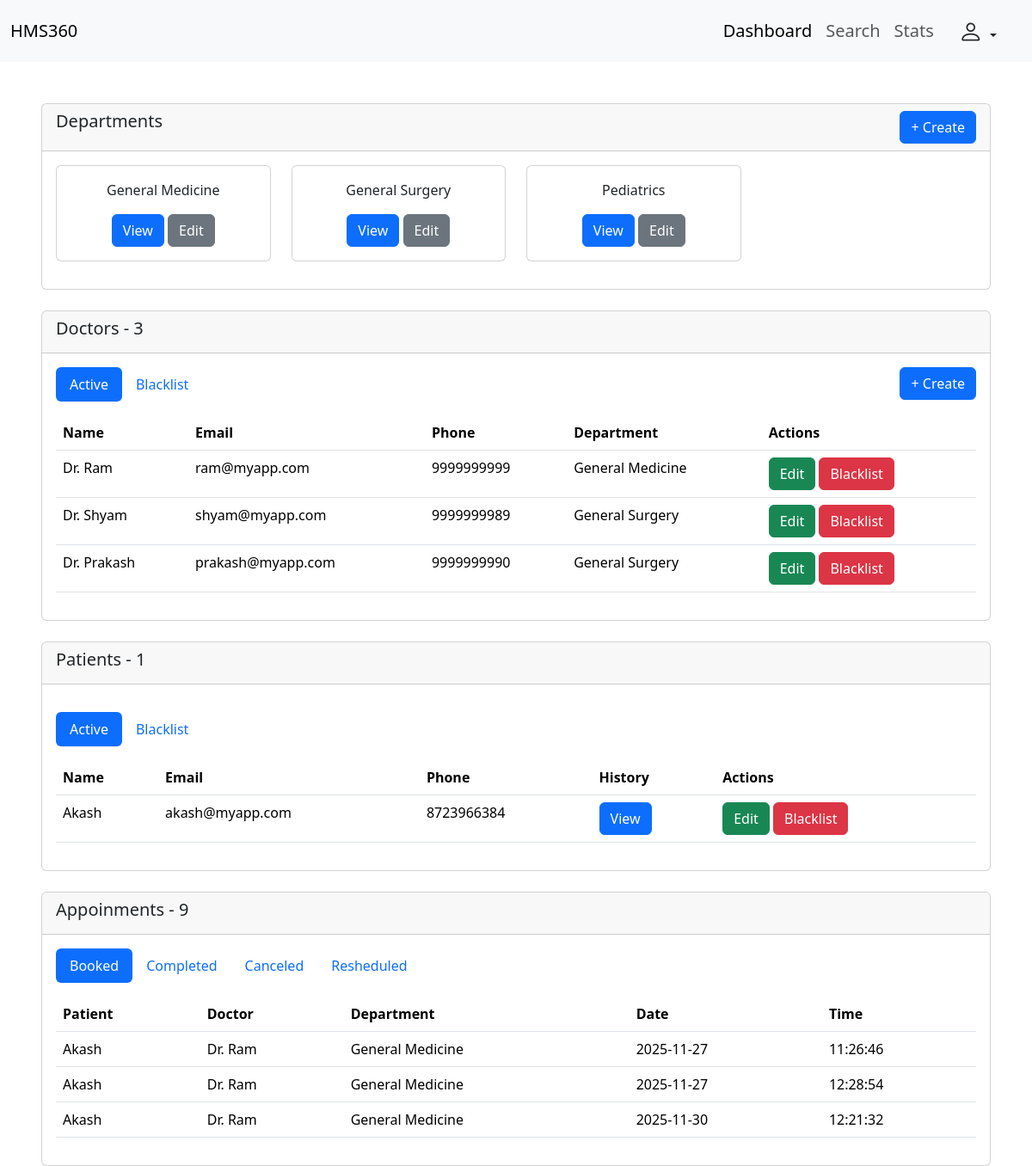
The page /admin/dashboard (signed in) on the database its author committed.
### backend/models.py (models this page shows, shortened)
class Department(db.Model):
    __tablename__ = "department"
    id  = db.Column(db.Integer , primary_key = True , autoincrement = True)
    name = db.Column(db.String , nullable = False, unique = True)
    description = db.Column(db.String , nullable = False)
    doc_registered = db.Column(db.Integer)
    doctors = db.relationship("Doctor", backref = "department")
    appointments = db.relationship("Appointment", backref = "department")

class Doctor(db.Model , UserMixin):
    __tablename__ = "doctor"
    id  = db.Column(db.Integer , primary_key = True , autoincrement = True)
    name = db.Column(db.String , nullable = False)
    email = db.Column(db.String, unique = True , nullable = False)
    password = db.Column(db.String, nullable = False)
    phone = db.Column(db.String, nullable = False)
    status = db.Column(db.String, nullable =False, default='Active')
    dept_id = db.Column(db.Integer, db.ForeignKey ("department.id"), nullable = False)
    appointments = db.relationship("Appointment", backref = "doctor")

class Patient(db.Model , UserMixin):
    __tablename__ = "patient"
    id  = db.Column(db.Integer , primary_key = True , autoincrement = True)
    name = db.Column(db.String , nullable = False)
    email = db.Column(db.String, unique = True , nullable = False)
    password = db.Column(db.String, nullable = False)
    phone = db.Column(db.String, nullable =False)
    status = db.Column(db.String, nullable =False, default='Active')
    created_appointments = db.relationship("Appointment", backref = "patient")

class Appointment(db.Model):
    __tablename__ = "appointment"
    id  = db.Column(db.Integer , primary_key = True , autoincrement = True)
    pat_id = db.Column(db.Integer, db.ForeignKey ("patient.id"), nullable = False)
    doc_id = db.Column(db.Integer, db.ForeignKey ("doctor.id"), nullable = False)
    dept_id = db.Column(db.Integer, db.ForeignKey ("department.id"), nullable = False)
    date = db.Column(db.Date, default=datetime.date.today, nullable = False)
    time = db.Column(db.Time, default=lambda: datetime.datetime.now().time(), nullable = False)
    status = db.Column(db.String, nullable = False, default='Booked')
    treatments = db.relationship("Treatment", backref = "appointment")

### backend/routes.py (the view)
@app.route("/admin/dashboard" , methods=["GET" , "POST"])
@login_required
def admin_dashboard():
    docs = db.session.query(Doctor).all()
    depts = db.session.query(Department).all()
    booked_appoint = db.session.query(Appointment).filter_by(status="Booked").all()
    completed_appoint = db.session.query(Appointment).filter_by(status="Completed").all()
    canceled_appoint = db.session.query(Appointment).filter_by(status="Canceled").all()
    resheduled_appoint = db.session.query(Appointment).filter_by(status="Resheduled").all()
    active_pat = db.session.query(Patient).filter_by(status="Active").all()
    blacklist_pat = db.session.query(Patient).filter_by(status="Blacklist").all()
    active_doc = db.session.query(Doctor).filter_by(status="Active").all()
    blacklist_doc = db.session.query(Doctor).filter_by(status="Blacklist").all()
    total_doctors = Doctor.query.count()
    total_patients = Patient.query.count()
    total_appointments = Appointment.query.count()
    return render_template("/admin/dashboard.html" , current_admin = current_user, all_docs = docs, all_depts = depts,
                            booked_appoint = booked_appoint, completed_appoint = completed_appoint, canceled_appoint = canceled_appoint,
                            resheduled_appoint = resheduled_appoint, active_pat = active_pat, blacklist_pat = blacklist_pat,
                            active_doc = active_doc, blacklist_doc = blacklist_doc, total_doctors=total_doctors, total_patients=total_patients,
                            total_appointments=total_appointments)

### app.py (called while the page is built)
def create_app():
    app = Flask(__name__)
    app.config["SQLALCHEMY_DATABASE_URI"] = "sqlite:///Hospital_db.sqlite3"
    db.init_app(app)
    app.config["SECRET_KEY"] = "Thisismysecret"
    login_manager = LoginManager(app)
    @login_manager.user_loader
    def load_user(email):
        return db.session.query(Patient).filter_by(email = email).first() or \
        db.session.query(Admin).filter_by(email = email).first() or \
        db.session.query(Doctor).filter_by(email = email).first()
    app.app_context().push()
    db.create_all()
    return app

### templates/admin/dashboard.html (shortened to what this page needs)
<!DOCTYPE html>
<html lang="en">
<head>
    <link href="https://cdn.jsdelivr.net/npm/bootstrap@5.3.7/dist/css/bootstrap.min.css" rel="stylesheet"
>
        <link rel="stylesheet" href="https://cdn.jsdelivr.net/npm/bootstrap-icons@1.13.1/font/bootstrap-icons.min.css">
</head>
<body>
    <nav class="navbar navbar-expand-lg bg-body-tertiary">
        <div class="container-fluid">
            <a class="navbar-brand fs-5" href="#">HMS360</a>
            <div class="collapse navbar-collapse" id="navbarNav">
                <ul class="navbar-nav ms-auto fs-5">
                    <li class="nav-item">
                        <a class="nav-link active" aria-current="page" href="#">Dashboard</a>
                    </li>
                    <li class="nav-item">
                        <a class="nav-link" href="#">Search</a>
                    </li>
                    <li class="nav-item">
                        <a class="nav-link" href="#">Stats</a>
                    </li>
                </ul>
                <div class="dropdown me-3 ms-2">
                    <button class="btn dropdown-toggle" type="button" data-bs-toggle="dropdown" aria-expanded="false">
                        <i class="bi bi-person fs-3"></i>
                    </button>
                </div>
            </div>
        </div>
    </nav>
    <div class="card mt-5 ms-5 me-5">
        <div class="card-header">
            <div class="d-flex d-inline">
                <h5>Departments</h5>
                <button type="button" class="btn btn-primary ms-auto" data-bs-toggle="modal"
                    data-bs-target="#Department-create-form">
                    + Create
                </button>
            </div>
        </div>
        <div class="card-body">
            <div class="row">
                {% for dept in all_depts %}
                <div class="col-3 mb-3">
                    <div class="card text-center">
                        <div class="card-body">
                            <p>{{dept.name}}</p>
                            <button class="btn btn-primary" data-bs-toggle="modal" data-bs-target="#view-department-{{dept.id}}">View</button>
                            <button class="btn btn-secondary" data-bs-toggle="modal" data-bs-target="#edit-department-{{dept.id}}">Edit</button>
                        </div>
                    </div>
                </div>
                {% endfor %}
            </div>
        </div>
    </div>
    <div class="card mt-4 ms-5 me-5">
        <div class="card-header">
            <h5>Doctors - {{ total_doctors }}</h5>
        </div>
        <div class="card-body">
            <ul class="nav nav-pills mb-3" id="pills-tab" role="tablist">
                <li class="nav-item" role="presentation">
                    <button class="nav-link active" id="active-doc-tab" data-bs-toggle="pill" data-bs-target="#active-doc"
                        type="button" role="tab" aria-controls="active-doc" aria-selected="true">Active</button>
                </li>
                <li class="nav-item" role="presentation">
                    <button class="nav-link" id="blacklist-doc-tab" data-bs-toggle="pill" data-bs-target="#blacklist-doc"
                        type="button" role="tab" aria-controls="blacklist-doc" aria-selected="false">Blacklist</button>
                </li>
                <li class="nav-item ms-auto">
                    <button type="button" class="btn btn-primary" data-bs-toggle="modal"
                        data-bs-target="#doctor-create-form">
                        + Create
                    </button>
                </li>
            </ul>
            <div class="tab-content" id="pills-tabContent">
                <div class="tab-pane fade show active" id="active-doc" role="tabpanel" aria-labelledby="active-doc-tab"
                    tabindex="0">
                    <table class="table">
                        <thead>
                            <tr>
                                <th scope="col">Name</th>
                                <th scope="col">Email</th>
                                <th scope="col">Phone</th>
                                <th scope="col">Department</th>
                                <th scope="col">Actions</th>
                            </tr>
                        </thead>
                        <tbody>
                            {% for doc in active_doc %}
                            <tr>
                                <td>{{doc.name}}</td>
                                <td>{{doc.email}}</td>
                                <td>{{doc.phone}}</td>
                                <td>{{doc.department.name}}</td>
                                <td>
                                    <button class="btn btn-success" data-bs-toggle="modal"
                                        data-bs-target="#edit-doc-{{doc.id}}">
                                        Edit
                                    </button>
                                    <button class="btn btn-danger" data-bs-toggle="modal"
                                        data-bs-target="#blacklist-doc-{{doc.id}}">
                                        Blacklist
                                    </button>
                                </td>
                            </tr>
                            {% endfor %}
                        </tbody>
                    </table>
                </div>
            </div>
        </div>
    </div>
    <div class="card mt-4 ms-5 me-5">
        <div class="card-header d-flex justify-content-between align-items-center mb-3">
            <h5>Patients - {{ total_patients }}</h5>
        </div>
        <div class="card-body">
            <ul class="nav nav-pills mb-3" id="pills-tab" role="tablist">
                <li class="nav-item" role="presentation">
                    <button class="nav-link active" id="active-pat-tab" data-bs-toggle="pill"
                        data-bs-target="#active-pat" type="button" role="tab" aria-controls="active-pat"
                        aria-selected="true">Active</button>
                </li>
                <li class="nav-item" role="presentation">
                    <button class="nav-link" id="blacklist-pat-tab" data-bs-toggle="pill"
                        data-bs-target="#blacklist-pat" type="button" role="tab" aria-controls="blacklist-pat"
                        aria-selected="false">Blacklist</button>
                </li>
            </ul>
            <div class="tab-content" id="pills-tabContent">
                <div class="tab-pane fade show active" id="active-pat" role="tabpanel"
                    aria-labelledby="active-pat-tab" tabindex="0">
                    <table class="table">
                        <thead>
                            <tr>
                                <th scope="col">Name</th>
                                <th scope="col">Email</th>
                                <th scope="col">Phone</th>
                                <th scope="col">History</th>
                                <th scope="col">Actions</th>
                            </tr>
                        </thead>
                        <tbody>
                            {% for ap in active_pat %}
                            <tr>
                                <td>{{ap.name}}</td>
                                <td>{{ap.email}}</td>
                                <td>{{ap.phone}}</td>
                                <td>
                                    <a href="{{ url_for('admin_patient_history', patient_id=ap.id) }}" class="btn btn-primary">
                                        View
                                    </a>
                                </td>
                                <td>
                                    <button class="btn btn-success" data-bs-toggle="modal" data-bs-target="#edit-pat-{{ap.id}}">
                                        Edit
                                    </button>
                                    <button class="btn btn-danger" data-bs-toggle="modal" data-bs-target="#blacklist-pat-{{ap.id}}">
                                        Blacklist
                                    </button>
                                </td>
                            </tr>
                            {% endfor %}
                        </tbody>
                    </table>
                </div>
            </div>
        </div>
    </div>
    <div class="card mt-4 ms-5 me-5">
        <div class="card-header">
            <h5>Appoinments - {{ total_appointments }}</h5>
        </div>
        <div class="card-body">
            <ul class="nav nav-pills mb-3" id="pills-tab" role="tablist">
                <li class="nav-item" role="presentation">
                    <button class="nav-link active" id="booked-appoint-tab" data-bs-toggle="pill"
                        data-bs-target="#booked-appoint" type="button" role="tab" aria-controls="booked-appoint"
                        aria-selected="true">Booked</button>
                </li>
                <li class="nav-item" role="presentation">
                    <button class="nav-link" id="completed-appoint-tab" data-bs-toggle="pill"
                        data-bs-target="#completed-appoint" type="button" role="tab" aria-controls="completed-appoint"
                        aria-selected="false">Completed</button>
                </li>
                <li class="nav-item" role="presentation">
                    <button class="nav-link" id="canceled-appoint-tab" data-bs-toggle="pill"
                        data-bs-target="#canceled-appoint" type="button" role="tab" aria-controls="canceled-appoint"
                        aria-selected="false">Canceled</button>
                </li>
                <li class="nav-item" role="presentation">
                    <button class="nav-link" id="resheduled-appoint-tab" data-bs-toggle="pill"
                        data-bs-target="#resheduled-appoint" type="button" role="tab" aria-controls="resheduled-appoint"
                        aria-selected="false">Resheduled</button>
                </li>
            </ul>
            <div class="tab-content" id="pills-tabContent">
                <div class="tab-pane fade show active" id="booked-appoint" role="tabpanel"
                    aria-labelledby="booked-appoint-tab" tabindex="0">
                    <table class="table">
                        <thead>
                            <tr>
                                <th scope="col">Patient</th>
                                <th scope="col">Doctor</th>
                                <th scope="col">Department</th>
                                <th scope="col">Date</th>
                                <th scope="col">Time</th>
                            </tr>
                        </thead>
                        <tbody>
                            {% for ba in booked_appoint %}
                            <tr>
                                <td>{{ba.patient.name}}</td>
                                <td>{{ba.doctor.name}}</td>
                                <td>{{ba.department.name}}</td>
                                <td>{{ba.date}}</td>
                                <td>{{ba.time}}</td>
                            </tr>
                            {% endfor %}
                        </tbody>
                    </table>
                </div>
            </div>
        </div>
    </div>
</body>
</html>

### rows shown on the page
Department: name "General Medicine"
Department: name "General Surgery"
Department: name "Pediatrics"
Doctor: name "Dr. Ram", email "ram@myapp.com", phone "9999999999", department.name "General Medicine"
Doctor: name "Dr. Shyam", email "shyam@myapp.com", phone "9999999989", department.name "General Surgery"
Doctor: name "Dr. Prakash", email "prakash@myapp.com", phone "9999999990", department.name "General Surgery"
Patient: name "Akash", email "akash@myapp.com", phone "8723966384"
Appointment: patient.name "Akash", doctor.name "Dr. Ram", department.name "General Medicine", date "2025-11-27", time "11:26:46"
Appointment: patient.name "Akash", doctor.name "Dr. Ram", department.name "General Medicine", date "2025-11-27", time "12:28:54"
Appointment: patient.name "Akash", doctor.name "Dr. Ram", department.name "General Medicine", date "2025-11-30", time "12:21:32"

### other values the page prints
{{ total_doctors }} "3"
{{ total_patients }} "1"
{{ total_appointments }} "9"
